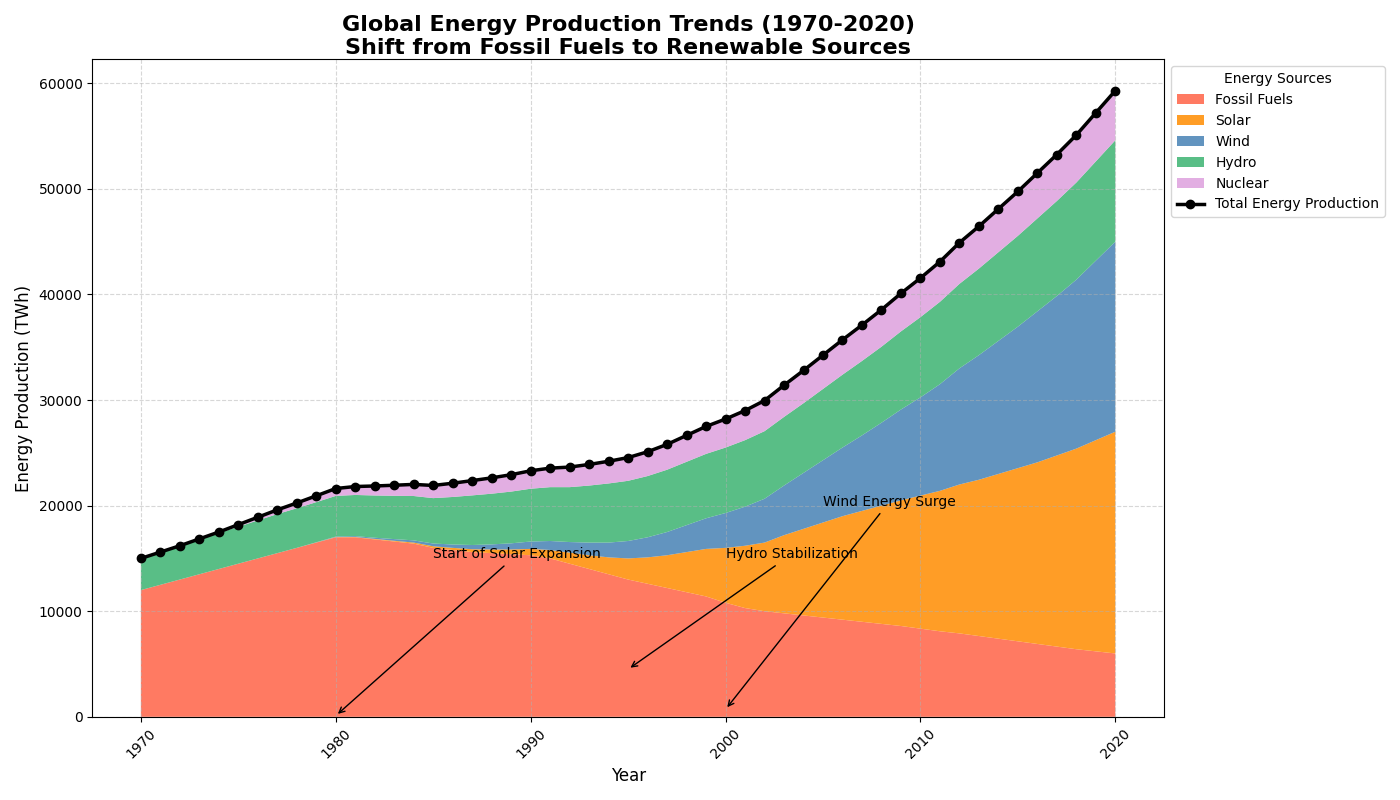

Generate this figure with Python:
import matplotlib.pyplot as plt
import numpy as np

# Define years from 1970 to 2020
years = np.arange(1970, 2021)

# Energy production data (in terawatt-hours) from various sources
fossil_fuels = [12000, 12500, 13000, 13500, 14000, 14500, 15000, 15500, 16000, 16500,
                17000, 17000, 16800, 16600, 16400, 16000, 15800, 15600, 15500, 15400,
                15300, 15000, 14500, 14000, 13500, 13000, 12600, 12200, 11800, 11400,
                10800, 10300, 10000, 9800, 9600, 9400, 9200, 9000, 8800, 8600,
                8350, 8100, 7900, 7650, 7400, 7150, 6900, 6650, 6400, 6200, 6000]

solar = [0, 0, 0, 0, 0, 0, 0, 0, 0, 10,
         20, 30, 50, 70, 100, 150, 200, 270, 350, 450,
         600, 800, 1050, 1300, 1600, 2000, 2500, 3100, 3800, 4500,
         5200, 5900, 6500, 7400, 8200, 9000, 9800, 10500, 11200, 11900,
         12600, 13300, 14100, 14800, 15600, 16400, 17200, 18100, 19000, 20000, 21000]

wind = [0, 0, 0, 0, 0, 0, 0, 0, 0, 20,
        50, 80, 110, 160, 210, 260, 320, 400, 480, 580,
        700, 850, 1000, 1200, 1400, 1650, 1900, 2200, 2550, 2900,
        3300, 3700, 4150, 4700, 5300, 5900, 6500, 7150, 7850, 8600,
        9300, 10100, 11000, 11800, 12600, 13400, 14300, 15100, 16000, 17000, 18000]

hydro = [3000, 3100, 3200, 3300, 3400, 3500, 3600, 3700, 3750, 3800,
         3850, 3900, 4000, 4100, 4200, 4300, 4500, 4700, 4800, 4900,
         5000, 5100, 5200, 5400, 5600, 5700, 5800, 5900, 6000, 6100,
         6200, 6300, 6400, 6500, 6600, 6750, 6900, 7050, 7200, 7400,
         7600, 7800, 8000, 8200, 8400, 8600, 8800, 9000, 9200, 9400, 9600]

nuclear = [0, 0, 0, 50, 100, 200, 300, 400, 500, 600,
           700, 800, 900, 1000, 1100, 1200, 1300, 1400, 1500, 1600,
           1700, 1800, 1900, 2000, 2100, 2200, 2300, 2400, 2500, 2600,
           2700, 2800, 2900, 3000, 3100, 3200, 3300, 3400, 3500, 3600,
           3700, 3800, 3900, 4000, 4100, 4200, 4300, 4400, 4500, 4600, 4700]

# Convert lists to numpy arrays
fossil_fuels = np.array(fossil_fuels)
solar = np.array(solar)
wind = np.array(wind)
hydro = np.array(hydro)
nuclear = np.array(nuclear)

# Combine the data for stackplot
energy_data = np.row_stack([fossil_fuels, solar, wind, hydro, nuclear])

# Define labels and new color set for the energy sources
sources = ['Fossil Fuels', 'Solar', 'Wind', 'Hydro', 'Nuclear']
colors = ['#FF6347', '#FF8C00', '#4682B4', '#3CB371', '#DDA0DD']

# Create the figure and axis
fig, ax = plt.subplots(figsize=(14, 8))

# Create the stacked area plot
ax.stackplot(years, energy_data, labels=sources, colors=colors, alpha=0.85)

# Overlay a line plot for total energy production
total_energy = energy_data.sum(axis=0)
ax.plot(years, total_energy, color='black', linewidth=2.5, marker='o', label='Total Energy Production')

# Titles and labels
ax.set_title("Global Energy Production Trends (1970-2020)\nShift from Fossil Fuels to Renewable Sources", 
             fontsize=16, fontweight='bold', wrap=True)
ax.set_xlabel('Year', fontsize=12)
ax.set_ylabel('Energy Production (TWh)', fontsize=12)

# Grid for better readability
ax.grid(True, linestyle='--', alpha=0.5)

# Add a legend outside the plot
ax.legend(loc='upper left', bbox_to_anchor=(1, 1), fontsize=10, title='Energy Sources')

# Add annotations for milestones
ax.annotate('Start of Solar Expansion', xy=(1980, 100), xytext=(1985, 15000),
            arrowprops=dict(facecolor='black', arrowstyle='->'), fontsize=10)
ax.annotate('Wind Energy Surge', xy=(2000, 700), xytext=(2005, 20000),
            arrowprops=dict(facecolor='black', arrowstyle='->'), fontsize=10)
ax.annotate('Hydro Stabilization', xy=(1995, 4500), xytext=(2000, 15000),
            arrowprops=dict(facecolor='black', arrowstyle='->'), fontsize=10)

# Rotate x-axis labels
plt.xticks(rotation=45)

# Adjust layout
plt.tight_layout()

# Display the plot
plt.show()
